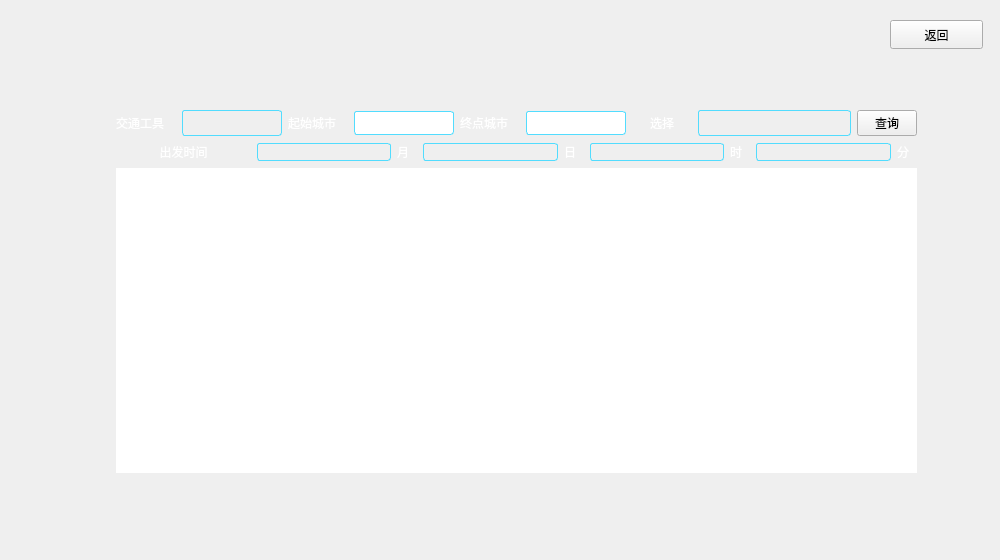
    <widget class="QWidget" name="PathChoose_page">
     <property name="minimumSize">
      <size>
       <width>1000</width>
       <height>560</height>
      </size>
     </property>
     <property name="maximumSize">
      <size>
       <width>1000</width>
       <height>560</height>
      </size>
     </property>
     <widget class="QPushButton" name="Return_pushButton">
      <property name="geometry">
       <rect>
        <x>890</x>
        <y>20</y>
        <width>93</width>
        <height>29</height>
       </rect>
      </property>
      <property name="text">
       <string>返回</string>
      </property>
     </widget>
     <widget class="QWidget" name="layoutWidget">
      <property name="geometry">
       <rect>
        <x>116</x>
        <y>110</y>
        <width>801</width>
        <height>391</height>
       </rect>
      </property>
      <property name="minimumSize">
       <size>
        <width>0</width>
        <height>305</height>
       </size>
      </property>
      <layout class="QVBoxLayout" name="verticalLayout_3">
       <item>
        <layout class="QVBoxLayout" name="verticalLayout_2">
         <item>
          <layout class="QHBoxLayout" name="horizontalLayout">
           <item>
            <widget class="QLabel" name="Way_label">
             <property name="maximumSize">
              <size>
               <width>60</width>
               <height>16777215</height>
              </size>
             </property>
             <property name="styleSheet">
              <string notr="true">backgroud:rgb(85, 170, 255);
font: 11pt &quot;幼圆&quot;;
color:rgb(255, 255, 255);
border-style:outset;
boeder-color: rgb(170, 170, 255);
backgroud-color:rgb(85, 170, 255);
</string>
             </property>
             <property name="text">
              <string>交通工具</string>
             </property>
            </widget>
           </item>
           <item>
            <widget class="QComboBox" name="Way_comboBox">
             <property name="maximumSize">
              <size>
               <width>100</width>
               <height>29</height>
              </size>
             </property>
             <property name="styleSheet">
              <string notr="true">QComboBox{
	color:#ffffff;
	border:1px solid #52DCFE;
	border-radius:3px;
	background:transparent;
}
QComboBox:disabled{
	border:1px solid gray;
	color:gray;
}
QComboBox::drop-down{
	background:transparent;
}
QComboBox::down-arrow{
	image: url(:/new/prefix1/Imgs/add_bottom.png);
}
QComboBox::down-arrow:enabled{
	color:#52DCFE;
}
QComboBox QAbstractItemView{
	outline:0px solid gray;
	border:1px solid #52DCFE;
	color:#ffffff;
	background-color:#000000;
	selection-background-color:#52DCFE;
}
</string>
             </property>
            </widget>
           </item>
           <item>
            <widget class="QLabel" name="Src_label">
             <property name="maximumSize">
              <size>
               <width>60</width>
               <height>16777215</height>
              </size>
             </property>
             <property name="styleSheet">
              <string notr="true">backgroud:rgb(85, 170, 255);
font: 11pt &quot;幼圆&quot;;
color:rgb(255, 255, 255);
border-style:outset;
boeder-color: rgb(170, 170, 255);
backgroud-color:rgb(85, 170, 255);
</string>
             </property>
             <property name="text">
              <string>起始城市</string>
             </property>
            </widget>
           </item>
           <item>
            <widget class="QLineEdit" name="src_lineEdit">
             <property name="minimumSize">
              <size>
               <width>80</width>
               <height>24</height>
              </size>
             </property>
             <property name="maximumSize">
              <size>
               <width>100</width>
               <height>24</height>
              </size>
             </property>
             <property name="styleSheet">
              <string notr="true">QLineEdit {
	border: 1px solid rgb(82, 220, 254); /* 边框宽度为1px，颜色为#A0A0A0 */
	border-radius: 3px; /* 边框圆角 */
	padding-left: 5px; /* 文本距离左边界有5px */
background: qlineargradient(x1:0, y1:0, x2:1, y2:1,
                  stop:0 rgb(3, 204, 255), stop: 0.4 rgb(9, 251, 255), stop:1rgb(70, 0, 113)); /* 背景颜色 */
	color: rgb(20, 107, 201); /* 文本颜色 */
	selection-background-color: #A0A0A0; /* 选中文本的背景颜色 */
	selection-color: #F2F2F2; /* 选中文本的颜色 */
	font-family: &quot;幼圆&quot;; /* 文本字体族 */

	font-size: 11pt; /* 文本字体大小 */
}

QLineEdit:hover { /* 鼠标悬浮在QLineEdit时的状态 */
	border: 1px solid rgb(43, 144, 195);
	border-radius: 3px;
	background-color: #F2F2F2;
        color: #298DFF;
        selection-background-color: #298DFF;
	selection-color: #F2F2F2;
}

QLineEdit[echoMode=&quot;2&quot;] { /* QLineEdit有输入掩码时的状态 */
	lineedit-password-character: 9679;
	lineedit-password-mask-delay: 2000;
}

QLineEdit:disabled { /* QLineEdit在禁用时的状态 */
	border: 1px solid #CDCDCD;
	background-color: #CDCDCD;
	color: #B4B4B4;
}

QLineEdit:read-only { /* QLineEdit在只读时的状态 */
	background-color: #CDCDCD;
	color: #F2F2F2;
}
</string>
             </property>
             <property name="text">
              <string/>
             </property>
            </widget>
           </item>
           <item>
            <widget class="QLabel" name="des_label">
             <property name="maximumSize">
              <size>
               <width>60</width>
               <height>16777215</height>
              </size>
             </property>
             <property name="styleSheet">
              <string notr="true">backgroud:rgb(85, 170, 255);
font: 11pt &quot;幼圆&quot;;
color:rgb(255, 255, 255);
border-style:outset;
boeder-color: rgb(170, 170, 255);
backgroud-color:rgb(85, 170, 255);
</string>
             </property>
             <property name="text">
              <string>终点城市</string>
             </property>
            </widget>
           </item>
           <item>
            <widget class="QLineEdit" name="des_lineEdit">
             <property name="maximumSize">
              <size>
               <width>100</width>
               <height>24</height>
              </size>
             </property>
             <property name="styleSheet">
              <string notr="true">QLineEdit {
	border: 1px solid rgb(82, 220, 254); /* 边框宽度为1px，颜色为#A0A0A0 */
	border-radius: 3px; /* 边框圆角 */
	padding-left: 5px; /* 文本距离左边界有5px */
background: qlineargradient(x1:0, y1:0, x2:1, y2:1,
                  stop:0 rgb(3, 204, 255), stop: 0.4 rgb(9, 251, 255), stop:1rgb(70, 0, 113)); /* 背景颜色 */
	color: rgb(20, 107, 201); /* 文本颜色 */
	selection-background-color: #A0A0A0; /* 选中文本的背景颜色 */
	selection-color: #F2F2F2; /* 选中文本的颜色 */
	font-family: &quot;幼圆&quot;; /* 文本字体族 */

	font-size: 11pt; /* 文本字体大小 */
}

QLineEdit:hover { /* 鼠标悬浮在QLineEdit时的状态 */
	border: 1px solid rgb(43, 144, 195);
	border-radius: 3px;
	background-color: #F2F2F2;
        color: #298DFF;
        selection-background-color: #298DFF;
	selection-color: #F2F2F2;
}

QLineEdit[echoMode=&quot;2&quot;] { /* QLineEdit有输入掩码时的状态 */
	lineedit-password-character: 9679;
	lineedit-password-mask-delay: 2000;
}

QLineEdit:disabled { /* QLineEdit在禁用时的状态 */
	border: 1px solid #CDCDCD;
	background-color: #CDCDCD;
	color: #B4B4B4;
}

QLineEdit:read-only { /* QLineEdit在只读时的状态 */
	background-color: #CDCDCD;
	color: #F2F2F2;
}
</string>
             </property>
            </widget>
           </item>
           <item>
            <widget class="QLabel" name="PreferChoice_label">
             <property name="maximumSize">
              <size>
               <width>60</width>
               <height>29</height>
              </size>
             </property>
             <property name="styleSheet">
              <string notr="true">backgroud:rgb(85, 170, 255);
font: 11pt &quot;幼圆&quot;;
color:rgb(255, 255, 255);
border-style:outset;
boeder-color: rgb(170, 170, 255);
backgroud-color:rgb(85, 170, 255);
</string>
             </property>
             <property name="text">
              <string>选择</string>
             </property>
             <property name="alignment">
              <set>Qt::AlignCenter</set>
             </property>
            </widget>
           </item>
           <item>
            <widget class="QComboBox" name="PreferChoice_comboBox">
             <property name="maximumSize">
              <size>
               <width>200</width>
               <height>29</height>
              </size>
             </property>
             <property name="styleSheet">
              <string notr="true">QComboBox{
	color:#ffffff;
	border:1px solid #52DCFE;
	border-radius:3px;
	background:transparent;
}
QComboBox:disabled{
	border:1px solid gray;
	color:gray;
}
QComboBox::drop-down{
	background:transparent;
}
QComboBox::down-arrow{
	image: url(:/new/prefix1/Imgs/add_bottom.png);
}
QComboBox::down-arrow:enabled{
	color:#52DCFE;
}
QComboBox QAbstractItemView{
	outline:0px solid gray;
	border:1px solid #52DCFE;
	color:#ffffff;
	background-color:#000000;
	selection-background-color:#52DCFE;
}
</string>
             </property>
            </widget>
           </item>
           <item>
            <widget class="QPushButton" name="Check_pushButton">
             <property name="maximumSize">
              <size>
               <width>60</width>
               <height>16777215</height>
              </size>
             </property>
             <property name="text">
              <string>查询</string>
             </property>
            </widget>
           </item>
          </layout>
         </item>
         <item>
          <layout class="QHBoxLayout" name="horizontalLayout_2">
           <item>
            <widget class="QLabel" name="start_label">
             <property name="styleSheet">
              <string notr="true">backgroud:rgb(85, 170, 255);
font: 11pt &quot;幼圆&quot;;
color:rgb(255, 255, 255);
border-style:outset;
boeder-color: rgb(170, 170, 255);
backgroud-color:rgb(85, 170, 255);
</string>
             </property>
             <property name="text">
              <string>出发时间</string>
             </property>
             <property name="alignment">
              <set>Qt::AlignCenter</set>
             </property>
            </widget>
           </item>
           <item>
            <widget class="QComboBox" name="month_comboBox">
             <property name="styleSheet">
              <string notr="true">QComboBox{
	color:#ffffff;
	border:1px solid #52DCFE;
	border-radius:3px;
	background:transparent;
}
QComboBox:disabled{
	border:1px solid gray;
	color:gray;
}
QComboBox::drop-down{
	background:transparent;
}
QComboBox::down-arrow{
	image: url(:/new/prefix1/Imgs/add_bottom.png);
}
QComboBox::down-arrow:enabled{
	color:#52DCFE;
}
QComboBox QAbstractItemView{
	outline:0px solid gray;
	border:1px solid #52DCFE;
	color:#ffffff;
	background-color:#000000;
	selection-background-color:#52DCFE;
}
</string>
             </property>
            </widget>
           </item>
           <item>
            <widget class="QLabel" name="month_label">
             <property name="minimumSize">
              <size>
               <width>20</width>
               <height>20</height>
              </size>
             </property>
             <property name="maximumSize">
              <size>
               <width>20</width>
               <height>20</height>
              </size>
             </property>
             <property name="styleSheet">
              <string notr="true">backgroud:rgb(85, 170, 255);
font: 11pt &quot;幼圆&quot;;
color:rgb(255, 255, 255);
border-style:outset;
boeder-color: rgb(170, 170, 255);
backgroud-color:rgb(85, 170, 255);
</string>
             </property>
             <property name="text">
              <string>月</string>
             </property>
            </widget>
           </item>
           <item>
            <widget class="QComboBox" name="day_comboBox">
             <property name="styleSheet">
              <string notr="true">QComboBox{
	color:#ffffff;
	border:1px solid #52DCFE;
	border-radius:3px;
	background:transparent;
}
QComboBox:disabled{
	border:1px solid gray;
	color:gray;
}
QComboBox::drop-down{
	background:transparent;
}
QComboBox::down-arrow{
	image: url(:/new/prefix1/Imgs/add_bottom.png);
}
QComboBox::down-arrow:enabled{
	color:#52DCFE;
}
QComboBox QAbstractItemView{
	outline:0px solid gray;
	border:1px solid #52DCFE;
	color:#ffffff;
	background-color:#000000;
	selection-background-color:#52DCFE;
}
</string>
             </property>
            </widget>
           </item>
           <item>
            <widget class="QLabel" name="day_label">
             <property name="minimumSize">
              <size>
               <width>20</width>
               <height>20</height>
              </size>
             </property>
             <property name="maximumSize">
              <size>
               <width>20</width>
               <height>20</height>
              </size>
             </property>
             <property name="styleSheet">
              <string notr="true">backgroud:rgb(85, 170, 255);
font: 11pt &quot;幼圆&quot;;
color:rgb(255, 255, 255);
border-style:outset;
boeder-color: rgb(170, 170, 255);
backgroud-color:rgb(85, 170, 255);
</string>
             </property>
             <property name="text">
              <string>日</string>
             </property>
            </widget>
           </item>
           <item>
            <widget class="QComboBox" name="hour_comboBox">
             <property name="styleSheet">
              <string notr="true">QComboBox{
	color:#ffffff;
	border:1px solid #52DCFE;
	border-radius:3px;
	background:transparent;
}
QComboBox:disabled{
	border:1px solid gray;
	color:gray;
}
QComboBox::drop-down{
	background:transparent;
}
QComboBox::down-arrow{
	image: url(:/new/prefix1/Imgs/add_bottom.png);
}
QComboBox::down-arrow:enabled{
	color:#52DCFE;
}
QComboBox QAbstractItemView{
	outline:0px solid gray;
	border:1px solid #52DCFE;
	color:#ffffff;
	background-color:#000000;
	selection-background-color:#52DCFE;
}
</string>
             </property>
            </widget>
           </item>
           <item>
            <widget class="QLabel" name="month_label_3">
             <property name="minimumSize">
              <size>
               <width>20</width>
               <height>20</height>
              </size>
             </property>
             <property name="maximumSize">
              <size>
               <width>20</width>
               <height>20</height>
              </size>
             </property>
             <property name="styleSheet">
              <string notr="true">backgroud:rgb(85, 170, 255);
font: 11pt &quot;幼圆&quot;;
color:rgb(255, 255, 255);
border-style:outset;
boeder-color: rgb(170, 170, 255);
backgroud-color:rgb(85, 170, 255);
</string>
             </property>
             <property name="text">
              <string>时</string>
             </property>
            </widget>
           </item>
           <item>
            <widget class="QComboBox" name="min_comboBox">
             <property name="styleSheet">
              <string notr="true">QComboBox{
	color:#ffffff;
	border:1px solid #52DCFE;
	border-radius:3px;
	background:transparent;
}
QComboBox:disabled{
	border:1px solid gray;
	color:gray;
}
QComboBox::drop-down{
	background:transparent;
}
QComboBox::down-arrow{
	image: url(:/new/prefix1/Imgs/add_bottom.png);
}
QComboBox::down-arrow:enabled{
	color:#52DCFE;
}
QComboBox QAbstractItemView{
	outline:0px solid gray;
	border:1px solid #52DCFE;
	color:#ffffff;
	background-color:#000000;
	selection-background-color:#52DCFE;
}
</string>
             </property>
            </widget>
           </item>
           <item>
            <widget class="QLabel" name="month_label_4">
             <property name="minimumSize">
              <size>
               <width>20</width>
               <height>20</height>
              </size>
             </property>
             <property name="maximumSize">
              <size>
               <width>20</width>
               <height>20</height>
              </size>
             </property>
             <property name="styleSheet">
              <string notr="true">backgroud:rgb(85, 170, 255);
font: 11pt &quot;幼圆&quot;;
color:rgb(255, 255, 255);
border-style:outset;
boeder-color: rgb(170, 170, 255);
backgroud-color:rgb(85, 170, 255);
</string>
             </property>
             <property name="text">
              <string>分</string>
             </property>
            </widget>
           </item>
          </layout>
         </item>
        </layout>
       </item>
       <item>
        <widget class="QTableWidget" name="PathChoose_Table">
         <property name="sizePolicy">
          <sizepolicy hsizetype="MinimumExpanding" vsizetype="Minimum">
           <horstretch>50</horstretch>
           <verstretch>200</verstretch>
          </sizepolicy>
         </property>
         <property name="minimumSize">
          <size>
           <width>0</width>
           <height>305</height>
          </size>
         </property>
         <property name="styleSheet">
          <string notr="true">QTableWidget{border:none;border:0px;background-color: rgb(255, 255, 255);}
          QTableWidget::item{background-color: rgba(219, 255, 171, 0);color:#663E00;}
                          QTableWidget::item:hover{background-color: rgba(219, 255, 171, 0);color:#DB5D00;}
                          QTableWidget::item:selected{background-color: rgba(219, 255, 171, 0);color:#DB5D00;}</string>
         </property>
        </widget>
       </item>
       <item>
        <widget class="QLabel" name="PathCheckReslabel">
         <property name="sizePolicy">
          <sizepolicy hsizetype="MinimumExpanding" vsizetype="Minimum">
           <horstretch>50</horstretch>
           <verstretch>200</verstretch>
          </sizepolicy>
         </property>
         <property name="baseSize">
          <size>
           <width>0</width>
           <height>20</height>
          </size>
         </property>
         <property name="styleSheet">
          <string notr="true">font: 10pt &quot;微软雅黑&quot;;
color ：rgb(78, 78, 117)；</string>
         </property>
         <property name="text">
          <string/>
         </property>
        </widget>
       </item>
      </layout>
     </widget>
     <widget class="QLabel" name="label_2">
      <property name="geometry">
       <rect>
        <x>160</x>
        <y>450</y>
        <width>69</width>
        <height>20</height>
       </rect>
      </property>
      <property name="text">
       <string/>
      </property>
     </widget>
    </widget>
